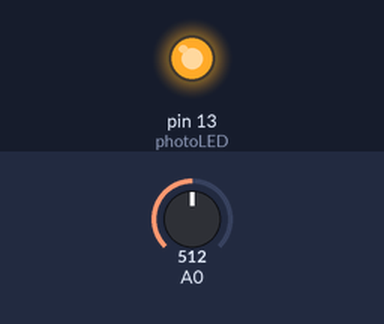
Simulated run of this sketch. Board: Arduino Uno, built with avr-gcc and run on an emulated ATmega328P. Shown: output pins drawn as LEDs (lit = HIGH). The test bench sets the inputs (shaded band); at power-on: A0 = 512. What the sketch prints to the serial monitor is not drawn.

Above: at 0.1 s.
Timing chart, 0 to 1.6 s (numbered marks = the images above):
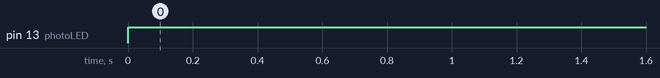

Measured:
- by itself, pin 13 (photoLED): LOW → HIGH at 0.00 s

The sketch:

SmartHomeProject.ino
```cpp
int photoLED = 13;

void setup() {

  pinMode(A0, INPUT);
  pinMode(photoLED, OUTPUT);
  Serial.begin(9600);

}

void loop() {

  int sensorVal = analogRead(A0);
  Serial.println(sensorVal);
  digitalWrite(photoLED, HIGH);

}
```
